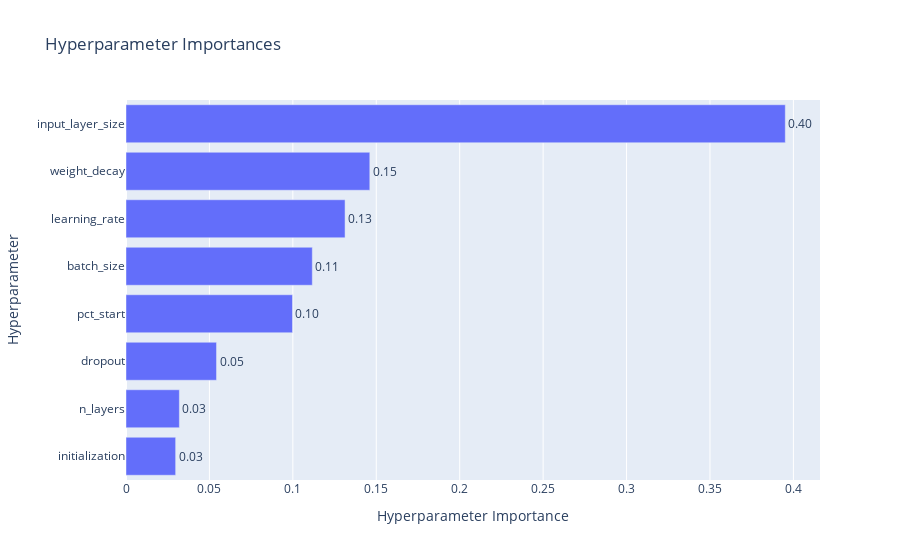

The notebook cell saved with this chart:
### Code cell
plot_param_importances(study)

### Figure 1 — Plotly figure (JSON) as saved in the notebook; plotly's stock layout.template omitted (floating-point values rounded to 4 significant figures)
{"data": [{"cliponaxis": false, "hovertemplate": ["initialization (CategoricalDistribution): 0.029757079081829316<extra></extra>", "n_layers (IntDistribution): 0.031982375574336815<extra></extra>", "dropout (FloatDistribution): 0.054256091260352246<extra></extra>", "pct_start (FloatDistribution): 0.09978162589363979<extra></extra>", "batch_size (IntDistribution): 0.11166454230383364<extra></extra>", "learning_rate (FloatDistribution): 0.13129108424981825<extra></extra>", "weight_decay (FloatDistribution): 0.14612350330237175<extra></extra>", "input_layer_size (IntDistribution): 0.39514369833381824<extra></extra>"], "name": "Objective Value", "orientation": "h", "text": ["0.03", "0.03", "0.05", "0.10", "0.11", "0.13", "0.15", "0.40"], "textposition": "outside", "type": "bar", "x": [0.02976, 0.03198, 0.05426, 0.09978, 0.1117, 0.1313, 0.1461, 0.3951], "y": ["initialization", "n_layers", "dropout", "pct_start", "batch_size", "learning_rate", "weight_decay", "input_layer_size"]}], "layout": {"title": {"text": "Hyperparameter Importances"}, "xaxis": {"title": {"text": "Hyperparameter Importance"}}, "yaxis": {"title": {"text": "Hyperparameter"}}}}
